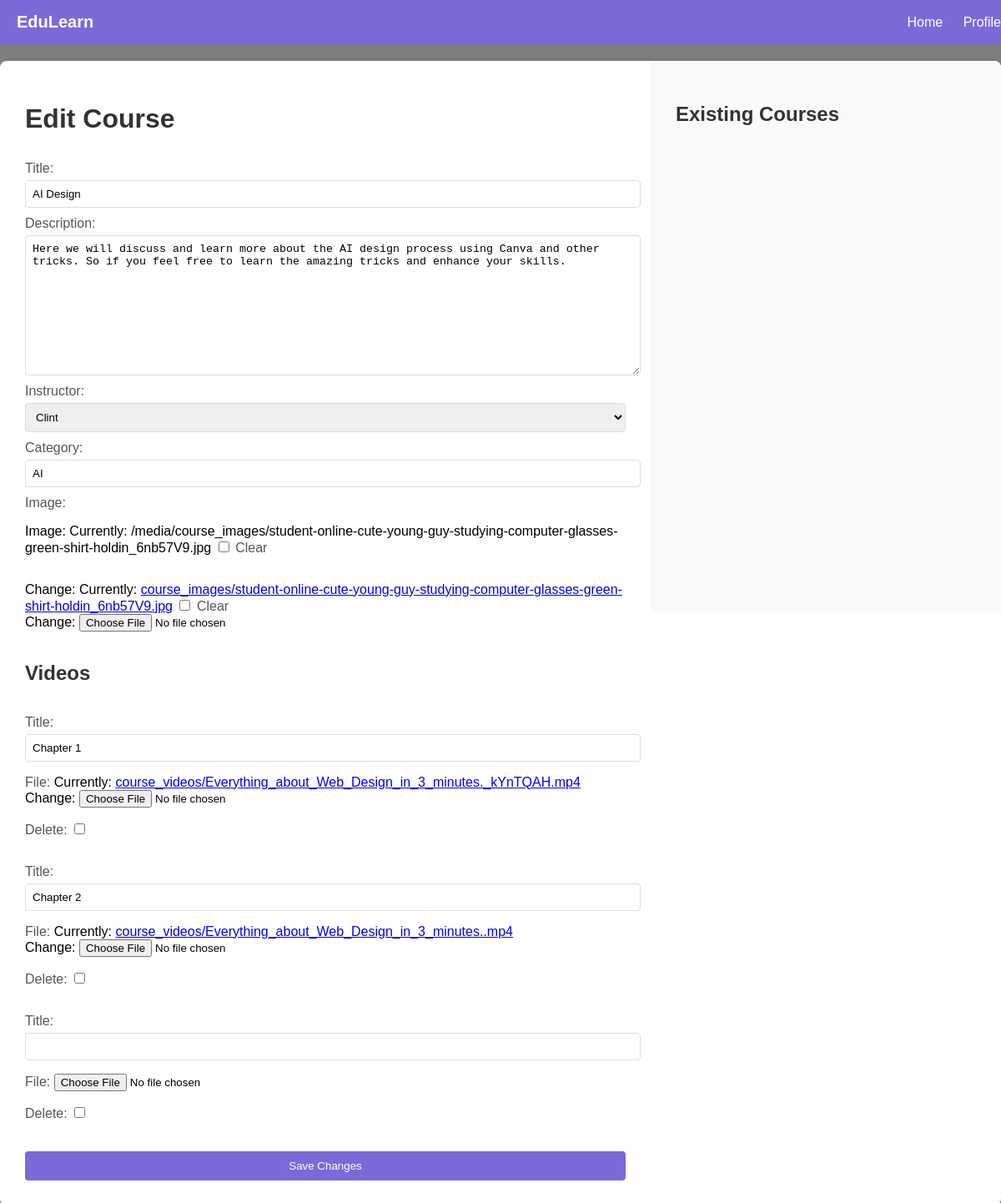
Screenshot of /course/1/edit/ (signed in) with the database file from the repository.
### app/models.py (models this page shows, shortened)
class Course(models.Model):
    title = models.CharField(max_length=255)
    description = models.TextField()
    instructor = models.ForeignKey(Tutor, on_delete=models.CASCADE)
    category = models.CharField(max_length=100)
    created_at = models.DateTimeField(auto_now_add=True)
    image = models.ImageField(upload_to='course_images/', null=True, blank=True)

### app3/views.py (the view)
# urls.py: path('course/<int:pk>/edit/', views.edit_course, name='edit_course'),
@login_required
def edit_course(request, pk):
    course = get_object_or_404(Course, pk=pk)
    if request.method == 'POST':
        course_form = CourseForm(request.POST, request.FILES, instance=course)
        formset = VideoFormSet(request.POST, request.FILES, instance=course)
        if course_form.is_valid() and formset.is_valid():
            course = course_form.save()
            formset.save()
            return redirect('tutorcourse')
    else:
        course_form = CourseForm(instance=course)
        formset = VideoFormSet(instance=course)
    has_image = bool(course.image)
    context = {
        'course_form': course_form,
        'formset': formset,
        'has_image': has_image,
    }
    return render(request, 'edit_course.html', context)

### app/forms.py
class CourseForm(forms.ModelForm):
    class Meta:
        model = Course
        fields = ['title', 'description', 'instructor', 'category', 'image']

### app/models.py (called while the page is built)
    def __str__(self):
        return self.user.username

### app3/templates/edit_course.html (shortened to what this page needs)
{% load static %}
<!DOCTYPE html>
<html lang="en">
<head>
</head>
<body>
    <nav class="navbar">
        <div class="navbar-container">
            <a href="#" style="font-weight: bold; font-size: 20px;">EduLearn</a>
            <div>
                <a href="{% url 'tutorcourse' %}">Home</a>
                <a href="{% url 'profile' %}">Profile</a>
            </div>
        </div>
    </nav>
    <div class="main-container">
        <div class="form-container">
            <h1>Edit Course</h1>
            <form method="post" enctype="multipart/form-data">
                <label for="title">Title:</label>
                {{ course_form.title }}
                <label for="description">Description:</label>
                {{ course_form.description }}
                <label for="instructor">Instructor:</label>
                {{ course_form.instructor }}
                <label for="category">Category:</label>
                {{ course_form.category }}
                <label for="image">Image:</label>
                {% if has_image %}
                <p>
                    Image: Currently: {{ course_form.image.value.url }}
                    <input type="checkbox" name="{{ course_form.image.name }}-clear" id="{{ course_form.image.id }}_clear">
                    <label for="{{ course_form.image.id }}_clear">Clear</label>
                </p>
                {% else %}
                <p>No image currently associated with this course.</p>
                {% endif %}
                <p>Change: {{ course_form.image }}</p>
                <h2>Videos</h2>
                {% for form in formset %}
                    <div class="video-form">
                        {{ form.as_p }}
                    </div>
                {% endfor %}
                <button type="submit">Save Changes</button>
            </form>
        </div>
        <div class="existing-courses">
            <h2>Existing Courses</h2>
        </div>
    </div>
</body>
</html>

### app3/templates/edit_course.html (style rules this page uses)
body, html { margin: 0; padding: 0; font-family: Arial, sans-serif; background-image: url('path/to/your/background-image.jpg'); background-size: cover; background-attachment: fixed; }
body::before { content: ""; position: fixed; top: 0; left: 0; width: 100%; height: 100%; background-color: rgba(0, 0, 0, 0.5); z-index: -1; }
.navbar { background-color: #7a6ad8; padding: 15px 0; }
.navbar-container { max-width: 1200px; margin: 0 auto; display: flex; justify-content: space-between; align-items: center; }
.navbar a { color: white; text-decoration: none; margin-left: 20px; font-size: 16px; }
.main-container { max-width: 1200px; margin: 20px auto; display: flex; background-color: white; border-radius: 8px; box-shadow: 0 0 10px rgba(0,0,0,0.1); overflow: hidden; }
.form-container { flex: 2; padding: 30px; }
.existing-courses { flex: 1; padding: 30px; background-color: #f8f9fa; max-height: 600px; overflow-y: auto; }
h1, h2 { color: #333; }
form { display: flex; flex-direction: column; }
label { margin-top: 10px; color: #555; }
input[type="text"], textarea, select { width: 100%; padding: 8px; margin-top: 5px; border: 1px solid #ddd; border-radius: 4px; }
button { background-color: #7a6ad8; color: white; border: none; padding: 10px 20px; margin-top: 20px; border-radius: 4px; cursor: pointer; }

### rows the page displays
Course: title "AI Design", description "Here we will discuss and learn more about the AI design process using Canva and other tricks. So if you feel free to learn the amazing tricks and enhance your skills.", instructor "Clint", category "AI"

### other values shown
{{ course_form.image.value.url }} "/media/course_images/student-online-cute-young-guy-studying-computer-glasses-green-shirt-holdin_6nb57V9.jpg"
